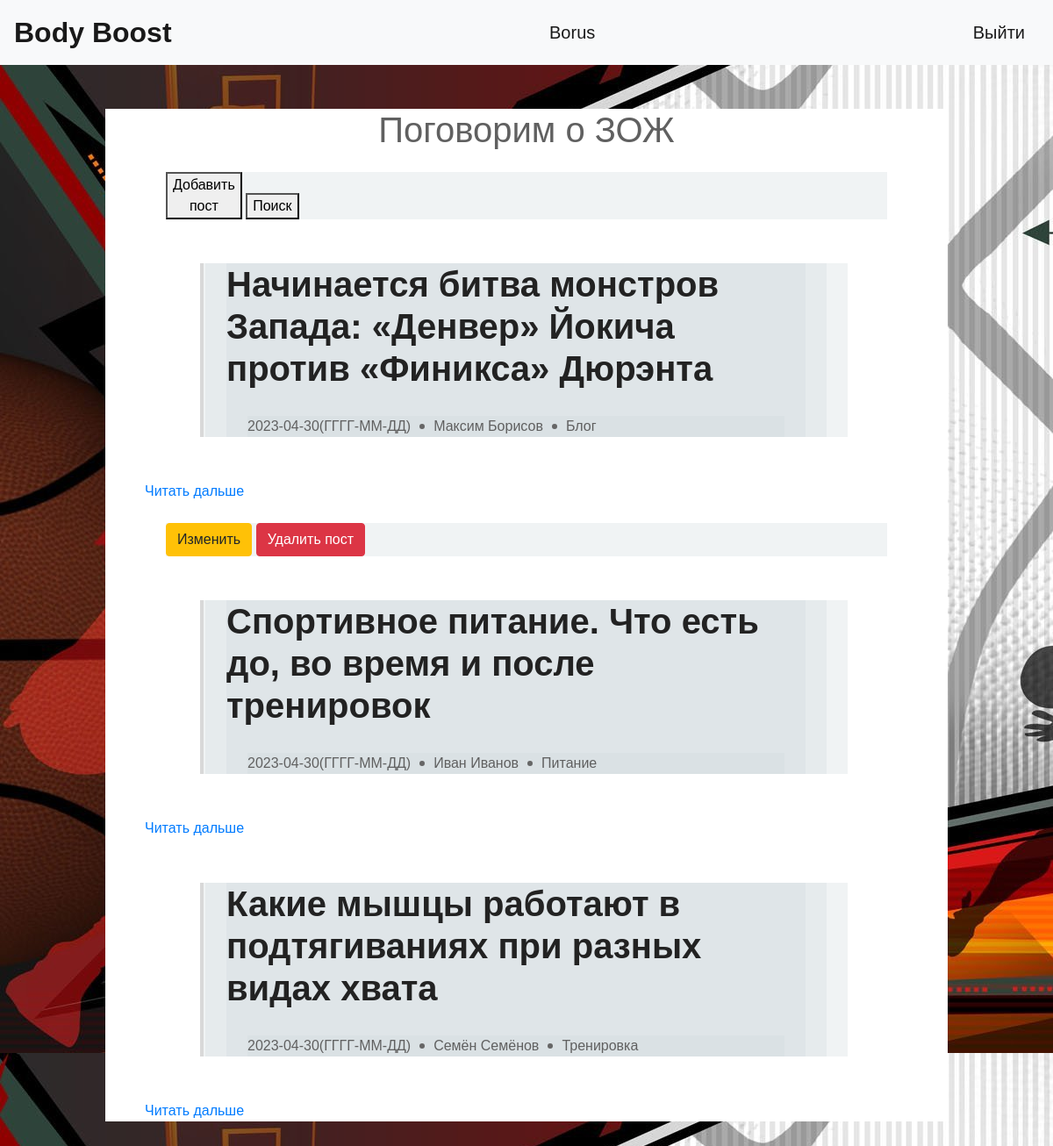
The page / (signed in) on the database its author committed.
### data/users.py (models this page shows, shortened)
class User(SqlAlchemyBase, UserMixin):
    __tablename__ = 'users'
    id = sqlalchemy.Column(sqlalchemy.Integer, primary_key=True, autoincrement=True)
    surname = sqlalchemy.Column(sqlalchemy.String, nullable=True)
    name = sqlalchemy.Column(sqlalchemy.String, nullable=True)
    img = sqlalchemy.Column(sqlalchemy.BLOB, default=None, nullable=True)
    login = sqlalchemy.Column(sqlalchemy.String, unique=True, nullable=True)
    about_me = sqlalchemy.Column(sqlalchemy.Text, nullable=True, default="")
    role = sqlalchemy.Column(sqlalchemy.String, nullable=True, default="user")
    hashed_password = sqlalchemy.Column(sqlalchemy.String, nullable=True)
    posts = orm.relationship("Post", back_populates='user')

### data/posts.py (models this page shows, shortened)
class Post(SqlAlchemyBase, UserMixin):
    __tablename__ = 'posts'
    id = sqlalchemy.Column(sqlalchemy.Integer, primary_key=True, autoincrement=True)
    creator_id = sqlalchemy.Column(sqlalchemy.Integer,
                                   sqlalchemy.ForeignKey("users.id"))
    user = orm.relationship('User')
    creator_name = sqlalchemy.Column(sqlalchemy.String, nullable=False)
    creator_surname = sqlalchemy.Column(sqlalchemy.String, nullable=False)
    creator_login = sqlalchemy.Column(sqlalchemy.String, nullable=False)
    post_name = sqlalchemy.Column(sqlalchemy.String, nullable=False)
    create_date = sqlalchemy.Column(sqlalchemy.Date, nullable=False, default=datetime.datetime.now())
    text_content = sqlalchemy.Column(sqlalchemy.Text, nullable=True)
    file = sqlalchemy.Column(sqlalchemy.BLOB, default=None, nullable=True)
    is_liked = sqlalchemy.Column(sqlalchemy.BOOLEAN, default=False)
    is_blog = sqlalchemy.Column(sqlalchemy.BOOLEAN, default=False)
    is_training = sqlalchemy.Column(sqlalchemy.BOOLEAN, default=False)
    is_recipe = sqlalchemy.Column(sqlalchemy.BOOLEAN, default=False)
    list_likes = sqlalchemy.Column(sqlalchemy.String, nullable=False, default="")

### server.py (the view)
@app.route("/")
def index():
    db_sess = db_session.create_session()
    posts = db_sess.query(Post).all()
    return render_template("index.html", posts=posts, title="Поговорим о ЗОЖ")

### data/db_session.py (called while the page is built)
def create_session() -> Session:
    global __factory
    return __factory()

### server.py (called while the page is built)
@login_manager.user_loader
def load_user(user_id):
    db_sess = db_session.create_session()
    return db_sess.get(User, user_id)

### templates/index.html
{% extends "base.html" %}
{% block content %}
<head>
	<link rel="stylesheet" href="../static/css/example_css.css">
</head>
<h1 style="text-align: center">{{ title }}</h1>
<div>
    {% if current_user.is_authenticated %}
	    <a href="/add_post"><button>Добавить<br>пост</button></a>
    {% endif %}
	<a href="/"><button class="button1">Поиск</button></a>
</div>
{% for post in posts %}
    <div class="container">
        <div class="post">
            <div class="post-content">
                <div class="post-header">
                    <h1>{{ post.post_name }}</h1>
                    <div class="post-meta">
                        <time>{{ post.create_date }}(ГГГГ-ММ-ДД)</time>
                        <span class="author">{{ post.creator_name }} {{ post.creator_surname }}</span>
                        {% if post.is_blog %}
                            <span class="category">Блог</span>
                        {% endif %}
                        {% if post.is_training %}
                            <span class="category">Тренировка</span>
                        {% endif %}
                        {% if post.is_recipe %}
                            <span class="category">Питание</span>
                        {% endif %}
                    </div>
                </div>
            </div>
        </div>
    </div>
    <a href="/post_review/{{ post.id }}">Читать дальше</a>
    {% if current_user.is_authenticated and post.creator_id == current_user.id %}
        <div>
            <a href="/edit_post/{{ post.id }}" class="btn btn-warning">Изменить</a>
            <a href="/post_delete/{{ post.id }}" class="btn btn-danger">Удалить пост</a>
        </div>
    {% endif %}
{% endfor %}
{% endblock %}

### templates/base.html (shortened to what this page needs)
<!doctype html>
<html lang="en">
<head>
    <link rel="stylesheet"
          href="https://stackpath.bootstrapcdn.com/bootstrap/4.4.1/css/bootstrap.min.css"
>
    <link rel='stylesheet' href="../static/css/base.css">
</head>
<body background="../static/img/fon/fon.jpg">
<header>
    <nav class="navbar navbar-light bg-light">
        <a class="navbar-brand" href="/"><font size="6" face="Arial"><b>Body Boost</b></font></a>
        {% if current_user.is_authenticated %}
            <a class="navbar-brand" href="/profile/{{ current_user.login }}">{{ current_user.login }}</a>
            <a class="navbar-brand" href="/logout">Выйти</a>
        {% endif %}
    </nav>
</header>
<main role="main" class="container">
    {% block content %}{% endblock %}
</main>
</body>
</html>

### static/css/base.css (style rules this page uses)
div { margin: 24px; background: rgba(205, 214, 219, 0.3) }

### static/css/example_css.css (style rules this page uses)
* { box-sizing: border-box; margin: 0; }
body { font-family: 'Montserrat', sans-serif; color: #606060; font-size: 14px; }
.container { max-width: 960px; margin: 50px auto; padding: 0 15px; background: white; }
.post h1 { color: #222; font-weight: 600; margin-bottom: 30px; }
.post-meta { margin-bottom: 30px; display: flex; flex-wrap: wrap; }
time, .author { padding-right: 26px; position: relative; }
time:after, .author:after { content: ""; width: 6px; height: 6px; border-radius: 50%; background: #666; position: absolute; top: 50%; right: 10px; transform: translateY(-50%); }
@media (min-width: 768px) { body { font-size: 16px; } }
@media (min-width: 768px) { .container { padding: 0 45px; } }
@media (min-width: 768px) { .post-header { padding-left: 26px; border-left: 4px solid #D8D8D8; margin-left: -30px; } }

### rows shown on the page
User: login "Borus"
Post: post_name "Начинается битва монстров Запада: «Денвер» Йокича против «Финикса» Дюрэнта", create_date "2023-04-30", creator_name "Максим", creator_surname "Борисов", is_blog "Блог"
Post: post_name "Спортивное питание. Что есть до, во время и после тренировок", create_date "2023-04-30", creator_name "Иван", creator_surname "Иванов", is_recipe "Питание"
Post: post_name "Какие мышцы работают в подтягиваниях при разных видах хвата", create_date "2023-04-30", creator_name "Семён", creator_surname "Семёнов", is_training "Тренировка"

### other values the page prints
{{ title }} "Поговорим о ЗОЖ"
